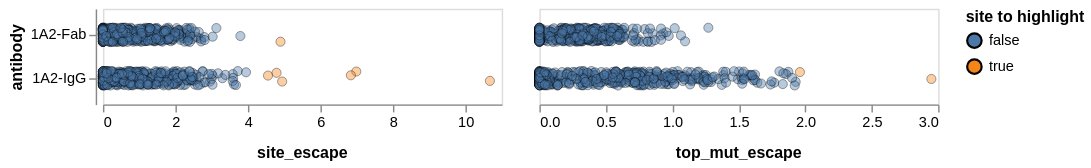

The code cell stored with this chart in its notebook:
### Code cell
# Visualize site selection
site_selection = alt.selection_point(fields=["site"], on="mouseover", empty=False) 

per_site_escape_chart = (
    alt.Chart(per_site_escape)
    .add_params(site_selection)
    .transform_calculate(jitter="random() - 0.5")
    .encode(
        alt.X("escape", title=None),
        alt.Y("antibody"),
        alt.YOffset("jitter:Q", scale=alt.Scale(domain=[-1.2, 1.2])),
        alt.Column(
            "escape_type",
            title=None,
            header=alt.Header(orient="bottom", labelFontSize=11, labelFontStyle="bold"),
        ),
        alt.Color("highlight", title="site to highlight"),
        tooltip=["site", "rank", "antibody", "manual_no_highlight"],
        strokeWidth=alt.condition(site_selection, alt.value(3), alt.value(0.25)),
    )
    .mark_circle(size=40, strokeOpacity=1, fillOpacity=0.4, stroke="black")
    .resolve_scale(x="independent")
    .properties(width=275, height=alt.Step(30))
    .configure_axis(grid=False)
)

per_site_escape_chart

### Figure 1 — Vega-Lite specification as saved in the notebook (floating-point values rounded to 4 significant figures; data arrays with more than 128 entries replaced by an {"elided": "..."} marker saying what was removed)
{"config": {"view": {"continuousWidth": 300, "continuousHeight": 300}, "axis": {"grid": false}}, "data": {"name": "data-85b546b65330437dcdeff558c97098f2"}, "mark": {"type": "circle", "fillOpacity": 0.4, "size": 40, "stroke": "black", "strokeOpacity": 1}, "encoding": {"color": {"field": "highlight", "title": "site to highlight", "type": "nominal"}, "column": {"field": "escape_type", "header": {"labelFontSize": 11, "labelFontStyle": "bold", "orient": "bottom"}, "title": null, "type": "nominal"}, "strokeWidth": {"condition": {"param": "param_1", "value": 3, "empty": false}, "value": 0.25}, "tooltip": [{"field": "site", "type": "quantitative"}, {"field": "rank", "type": "quantitative"}, {"field": "antibody", "type": "nominal"}, {"field": "manual_no_highlight", "type": "nominal"}], "x": {"field": "escape", "title": null, "type": "quantitative"}, "y": {"field": "antibody", "type": "nominal"}, "yOffset": {"field": "jitter", "scale": {"domain": [-1.2, 1.2]}, "type": "quantitative"}}, "height": {"step": 30}, "params": [{"name": "param_1", "select": {"type": "point", "fields": ["site"], "on": "mouseover"}}], "resolve": {"scale": {"x": "independent"}}, "transform": [{"calculate": "random() - 0.5", "as": "jitter"}], "width": 275, "$schema": "https://vega.github.io/schema/vega-lite/v5.20.1.json", "datasets": {"data-85b546b65330437dcdeff558c97098f2": {"elided": "2016 records"}}}
